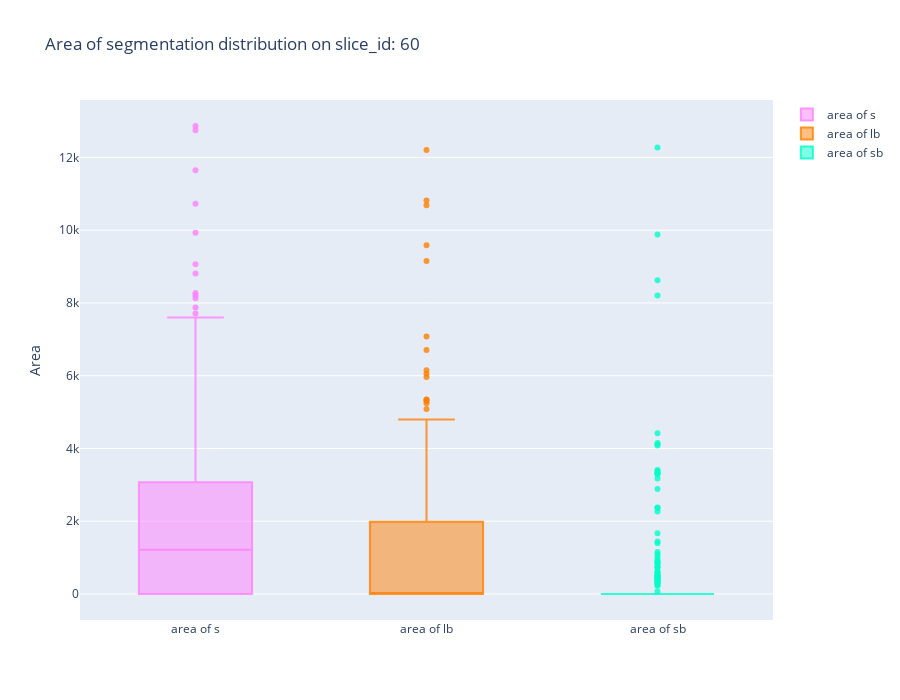

The cell this chart's notebook holds for it:
### Markdown cell above
1. x轴是slice_id，y轴是stomach，large_bowel，small_bowel区域面积
2. 面积的计算方式是stomach，large_bowel，small_bowel区域像素总数乘以该图片每个像素的大小（pixel spacing）
3. 看起来变化还算连续

### Code cell
show_area_of_slice_id(60)

### Figure 1 — Plotly figure (JSON) as saved in the notebook; plotly's stock layout.template omitted (floating-point values rounded to 4 significant figures; data arrays with more than 128 entries replaced by an {"elided": "..."} marker saying what was removed)
{"data": [{"marker": {"color": "rgba(255, 128, 255, 0.8)"}, "name": "area of s", "text": {"elided": "274 str values"}, "type": "box", "y": {"elided": "274 float values"}}, {"marker": {"color": "rgba(255, 128, 2, 0.8)"}, "name": "area of lb", "text": {"elided": "274 str values"}, "type": "box", "y": {"elided": "274 float values"}}, {"marker": {"color": "rgba(0, 255, 200, 0.8)"}, "name": "area of sb", "text": {"elided": "274 str values"}, "type": "box", "y": {"elided": "274 float values"}}], "layout": {"height": 700, "title": {"text": "Area of segmentation distribution on slice_id: 60"}, "width": 900, "yaxis": {"ticklen": 5, "title": {"text": "Area"}, "zeroline": false}}}
